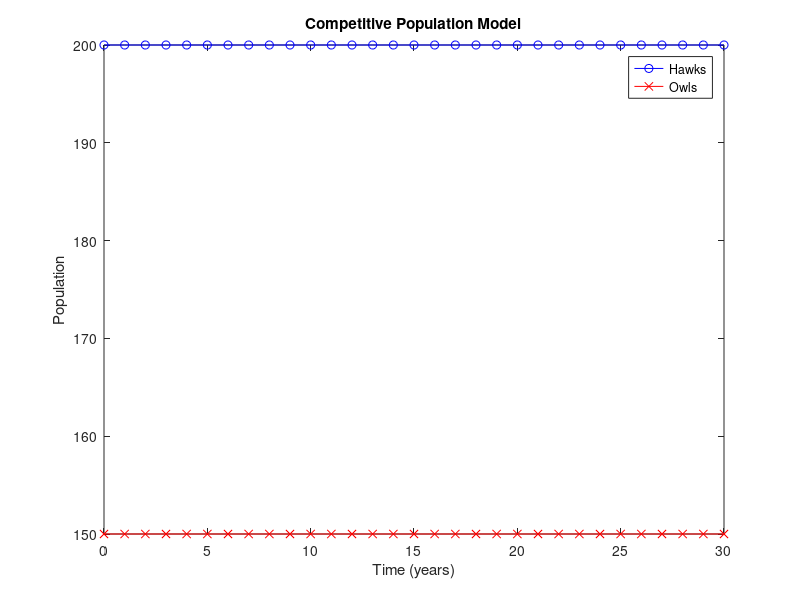

MATLAB code to generate this figure:
% Solve the hawk/owl competitive population model.

% Define some parameters
N = 30; % number of iterations
h = zeros(1, N+1); % vector of hawk population values
o = zeros(1, N+1); % vector of owl population values
h(1) = 200; % initial hawk population
o(1) = 150; % initial owl population
alpha = 0.3; % hawk growth constant
beta = 0.002; % hawk competition constant
gamma = 0.2; % owl growth constant
delta = 0.001; % owl competition constant

% Numerically solve the model
for i=1:N
    h(i+1) = (1+alpha)*h(i) - beta*h(i)*o(i);
    o(i+1) = (1+gamma)*o(i) - delta*h(i)*o(i);
end

% Plot the results
figure
plot(0:N, h, "bo-", 0:N, o, "rx-")
xlabel("Time (years)")
ylabel("Population")
title("Competitive Population Model")
legend("Hawks", "Owls")
